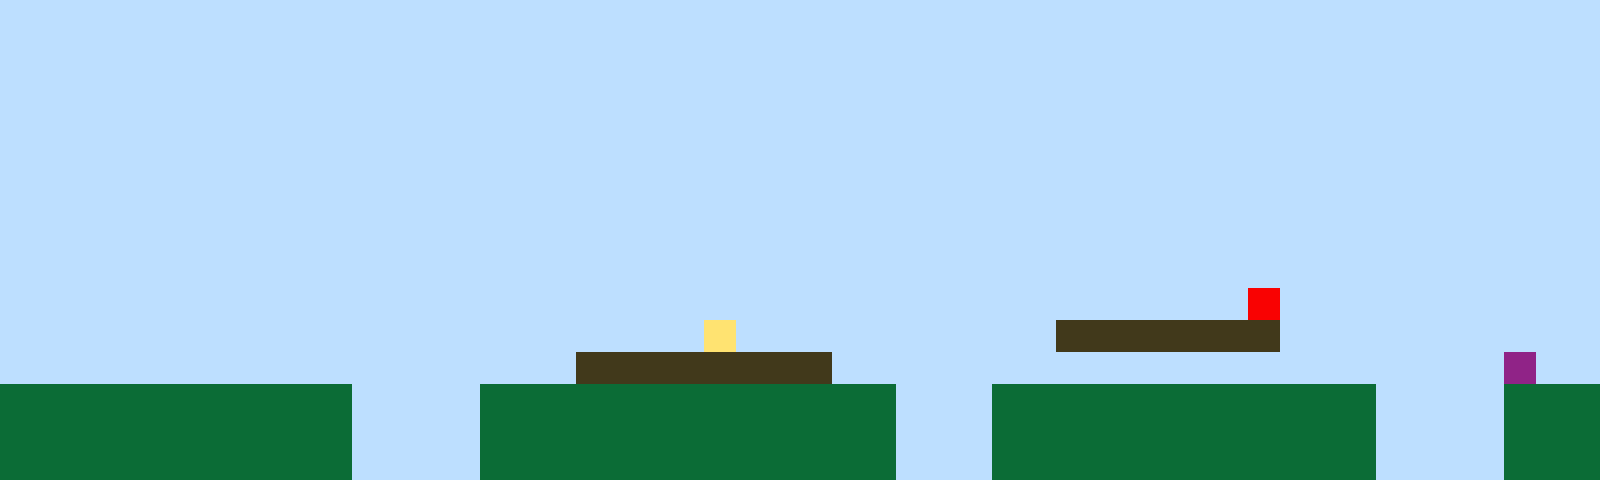

Tiled map render using the project's own tile images. Description and the whole map definition, tile-layer contents included, below:
An orthogonal 50x15 tile map with 32x32 px tiles, 1 tile layer (Tile Layer 1).

<map version="1.10" tiledversion="1.11.2" orientation="orthogonal" renderorder="right-up" width="50" height="15" tilewidth="32" tileheight="32" infinite="0" nextlayerid="2" nextobjectid="1"><editorsettings><export target="map1.csv" format="csv" /></editorsettings><tileset firstgid="1" name="sprites" tilewidth="32" tileheight="32" tilecount="6" columns="3"><image source="sprites.png" width="96" height="64" /></tileset><layer id="1" name="Tile Layer 1" width="50" height="15"><data encoding="csv">1,1,1,1,1,1,1,1,1,1,1,1,1,1,1,1,1,1,1,1,1,1,1,1,1,1,1,1,1,1,1,1,1,1,1,1,1,1,1,1,1,1,1,1,1,1,1,1,1,1,1,1,1,1,1,1,1,1,1,1,1,1,1,1,1,1,1,1,1,1,1,1,1,1,1,1,1,1,1,1,1,1,1,1,1,1,1,1,1,1,1,1,1,1,1,1,1,1,1,1,1,1,1,1,1,1,1,1,1,1,1,1,1,1,1,1,1,1,1,1,1,1,1,1,1,1,1,1,1,1,1,1,1,1,1,1,1,1,1,1,1,1,1,1,1,1,1,1,1,1,1,1,1,1,1,1,1,1,1,1,1,1,1,1,1,1,1,1,1,1,1,1,1,1,1,1,1,1,1,1,1,1,1,1,1,1,1,1,1,1,1,1,1,1,1,1,1,1,1,1,1,1,1,1,1,1,1,1,1,1,1,1,1,1,1,1,1,1,1,1,1,1,1,1,1,1,1,1,1,1,1,1,1,1,1,1,1,1,1,1,1,1,1,1,1,1,1,1,1,1,1,1,1,1,1,1,1,1,1,1,1,1,1,1,1,1,1,1,1,1,1,1,1,1,1,1,1,1,1,1,1,1,1,1,1,1,1,1,1,1,1,1,1,1,1,1,1,1,1,1,1,1,1,1,1,1,1,1,1,1,1,1,1,1,1,1,1,1,1,1,1,1,1,1,1,1,1,1,1,1,1,1,1,1,1,1,1,1,1,1,1,1,1,1,1,1,1,1,1,1,1,1,1,1,1,1,1,1,1,1,1,1,1,1,1,1,1,1,1,1,1,1,1,1,1,1,1,1,1,1,1,1,1,1,1,1,1,1,1,1,1,1,1,1,1,1,1,1,1,1,1,1,1,1,1,1,1,1,1,1,1,1,1,1,1,1,1,1,1,1,1,1,1,1,1,1,1,1,1,1,1,1,1,1,1,1,1,1,1,1,1,1,1,1,1,1,1,1,1,1,1,1,1,1,1,1,1,1,1,1,1,1,1,1,1,1,1,1,1,1,1,1,1,1,1,1,1,1,1,1,1,1,1,1,1,1,1,1,1,5,1,1,1,1,1,1,1,1,1,1,1,1,1,1,1,1,1,1,1,1,1,1,1,1,1,1,1,1,1,1,1,1,4,1,1,1,1,1,1,1,1,1,1,3,3,3,3,3,3,3,1,1,1,1,1,1,1,1,1,1,1,1,1,1,1,1,1,1,1,1,1,1,1,1,1,1,1,1,3,3,3,3,3,3,3,3,1,1,1,1,1,1,1,1,1,1,1,1,1,1,1,1,1,1,1,1,1,6,1,1,2,2,2,2,2,2,2,2,2,2,2,1,1,1,1,2,2,2,2,2,2,2,2,2,2,2,2,2,1,1,1,2,2,2,2,2,2,2,2,2,2,2,2,1,1,1,1,2,2,2,2,2,2,2,2,2,2,2,2,2,2,1,1,1,1,2,2,2,2,2,2,2,2,2,2,2,2,2,1,1,1,2,2,2,2,2,2,2,2,2,2,2,2,1,1,1,1,2,2,2,2,2,2,2,2,2,2,2,2,2,2,1,1,1,1,2,2,2,2,2,2,2,2,2,2,2,2,2,1,1,1,2,2,2,2,2,2,2,2,2,2,2,2,1,1,1,1,2,2,2</data></layer></map>
